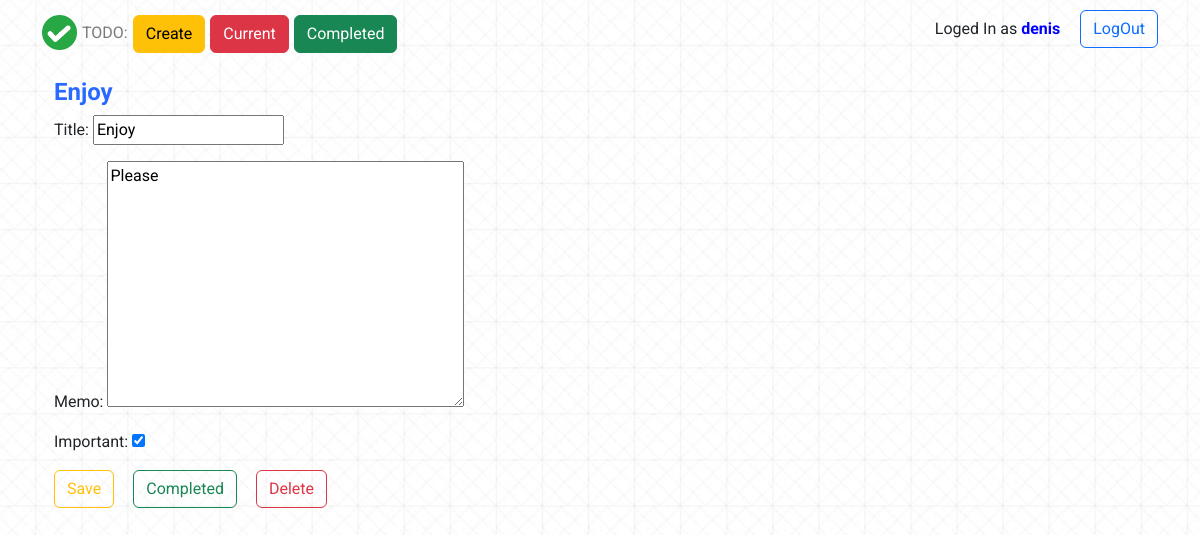
The app's page /todo/22 (signed in) with its own data.
### todo/models.py (models this page shows, shortened)
class ToDo(models.Model):
    title = models.CharField(max_length=100)
    memo = models.TextField(blank=True)
    date = models.DateTimeField(auto_now_add=True)
    date_completed = models.DateTimeField(null=True, blank=True)
    important = models.BooleanField(default=False)
    user = models.ForeignKey(User, on_delete=models.CASCADE)

### todo/views.py (the view, shortened to what this page needs)
# urls.py: path('todo/<int:todo_pk>', views.viewtodo, name = 'viewtodo'),
@login_required
def viewtodo(request, todo_pk):
    todo = get_object_or_404(ToDo, pk=todo_pk, user=request.user)
    if request.method == 'GET':
        form = FormTodo(instance=todo, )
        return render(request, 'todo/viewtodo.html', {'todo':todo, 'form':form})

### todo/forms.py
class FormTodo(ModelForm):
    class Meta:
        model = ToDo
        fields = ['title', 'memo', 'important']

### todo/templates/todo/viewtodo.html (shortened to what this page needs)
{% extends 'todo/base.html' %}
{% block content %}
<div class="container">
    <div class="view-block">
        <div class="view-header">
            <h4>{{ todo.title }}</h4>
        </div>
        <div class="view-form">
            {% if todo.date_completed %}
            <h5>{{ todo.memo }}</h5>
            <h6>Completed: {{ todo.date_completed|date:'M j Y H:i' }}</h6>
            {% else %}
            <form method="POST">
            {{ form.as_p }}
        </div>
            <div class="col-md-3">
                <div class="view-btns">
                    <button type="submit" name="button" class="btn btn-outline-warning">Save</button>
                    <form method="POST" action="{% url 'completetodo' todo.id %}">
                    <button type="submit" name="button" class="btn btn-outline-success">Completed</button>
                    </form>
                    <form method="POST" action="{% url 'deletetodo' todo.id %}">
                    <button type="submit" name="button" class="btn btn-outline-danger">Delete</button>
                    </form>
                </div>
            </div>
        {% endif %}
    </div>
</div>
{% endblock %}

### todo/templates/todo/base.html (shortened to what this page needs)
{% load static %}
<!doctype html>
<html lang="en">
  <head>
    <link href="https://cdn.jsdelivr.net/npm/bootstrap@5.2.0-beta1/dist/css/bootstrap.min.css" rel="stylesheet">
    <link rel="stylesheet" href="{% static 'css/style.css'%}">
  </head>
  <body>
    <div class="header">
        <div class="container">
            <nav>
                <div class="menu col-md-8">
                    <div class="menu_btn">
                        <a class="logo-ref" href="/">
                            <img src="{% static 'img/Logo.png' %}" width="35" height="35" class="d-inline-block align-top" alt="Logo">
                            <div class="logo_title">TODO:</div>
                        </a>
                        <a href="{% url 'createtodo' %}">
                            <button type="button" class="btn btn-warning">Create</button>
                        </a>
                        <a href="{% url 'currenttodos' %}">
                            <button type="button" class="btn btn-danger">Current</button>
                        </a>
                        <a href="{% url 'completedtodos' %}">
                            <button type="button" class="btn btn-success">Completed</button>
                        </a>
                    </div>
                </div>
                <div class="logout col-md-4">
                    {% if user.is_authenticated  %}
                    <div class="user_name_loggin">Loged In as <span>{{ user.username }}</span></div>
                    <form  action="{% url 'logoutuser' %}" method="POST">
                    <button type="submit" class="btn btn-outline-primary">LogOut</button>
                    </form>
                    {% endif %}
                </div>
            </nav>
        </div>
    </div>
    <div class="container">
        {% block content %}{% endblock %}
    </div>
  </body>
</html>

### static/css/style.css (style rules this page uses)
body { font-family: Roboto; background: url('../img/bg_middle.jpg') center center/ cover repeat; }
nav { margin-top: 10px; display: flex; }
.menu { display: flex; align-content: center; padding: 5px 0 5px 0; }
.menu .menu_btn { display: flex; }
.menu .logo-ref { display: flex; }
.menu a { margin-right: 5px; text-decoration: none; }
.menu .menu_btn .logo_title { color:rgb(122, 122, 122); text-align: center; line-height: 36px; }
.menu .menu_btn img { margin-right: 5px; }
.logout { display: flex; justify-content: right; align-content: center; }
.logout .user_name_loggin { margin-right: 20px; padding: 7px 0 5px 0; }
.logout .user_name_loggin span { color: blue; font-weight: bold; }
.view-block { margin-top: 20px; }
.view-btns { display: flex; justify-content: space-between; }
.view-header h4 { color:rgba(0, 76, 255, 0.841); font-weight: bold; }

### records on screen
ToDo: title "Enjoy", memo "Please", important "☑"

### other values on screen
{{ user.username }} "denis"
